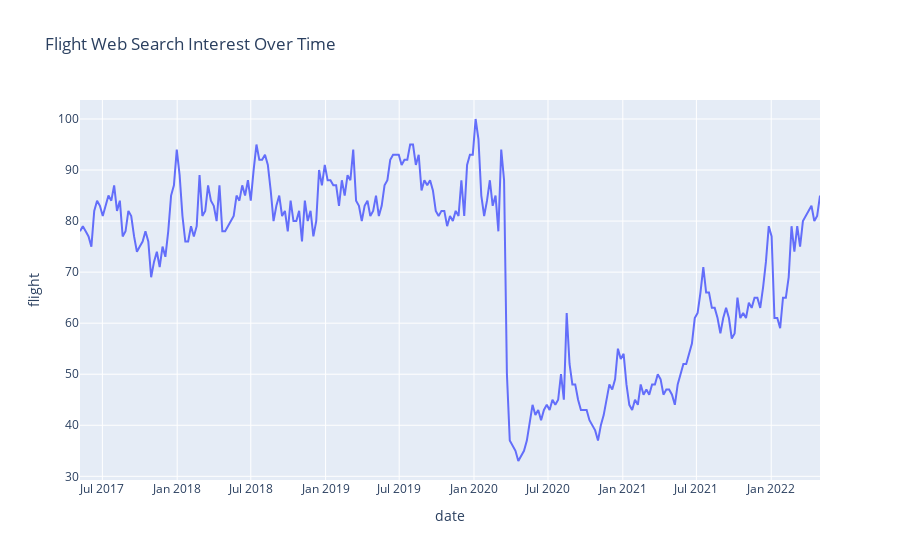

The code cell stored with this chart in its notebook:
### Markdown cell above
Looking at the value for the topic 'flight' it is much higher than 'brexit'. Again a visualization of the interest the last five years are displayed below. However, the reason for the high value in the topic is because this topic is always a highly searched topic. The big descrease in searches in march 2010 could to due to Covid-19, that made people unable to travel on vacation or business trips. As Covid-19 is slowly disappear from our lives, the demand the flight increses angain.

### Code cell
topic = ['flight']
pytrends.build_payload(topic, cat=0, timeframe='today 5-y') 
data = pytrends.interest_over_time() 
data = data.reset_index() 
fig = px.line(data, x="date", y=topic[0], title='Flight Web Search Interest Over Time')
fig.show()

### Figure 1 — Plotly figure (JSON) as saved in the notebook; plotly's stock layout.template omitted (floating-point values rounded to 4 significant figures; data arrays with more than 128 entries replaced by an {"elided": "..."} marker saying what was removed)
{"data": [{"hovertemplate": "date=%{x}<br>flight=%{y}<extra></extra>", "legendgroup": "", "line": {"color": "#636efa", "dash": "solid"}, "marker": {"symbol": "circle"}, "mode": "lines", "name": "", "orientation": "v", "showlegend": false, "type": "scatter", "x": {"elided": "261 str values"}, "xaxis": "x", "y": {"elided": "261 int values"}, "yaxis": "y"}], "layout": {"legend": {"tracegroupgap": 0}, "title": {"text": "Flight Web Search Interest Over Time"}, "xaxis": {"anchor": "y", "domain": [0, 1], "title": {"text": "date"}}, "yaxis": {"anchor": "x", "domain": [0, 1], "title": {"text": "flight"}}}}
